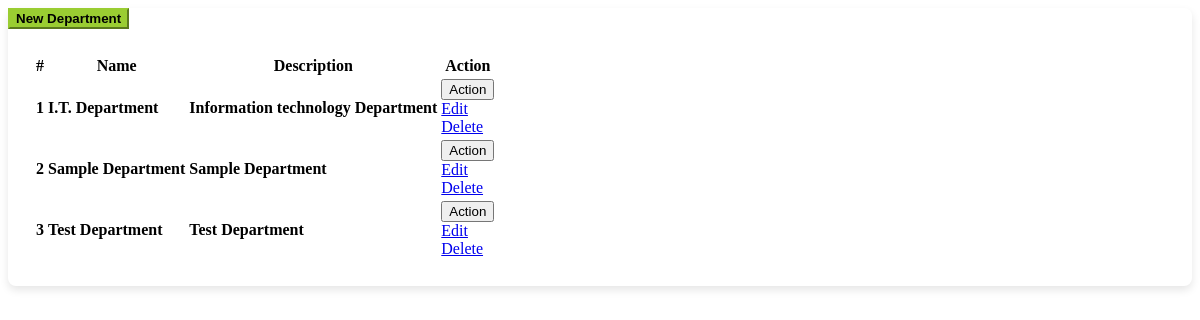
Screenshot of /department_list.php with the database file from the repository.
### tables this page shows
CREATE TABLE `departments` (
  `id` int(30) NOT NULL,
  `name` text NOT NULL,
  `description` text NOT NULL,
  `date_created` datetime NOT NULL DEFAULT current_timestamp()
);

### department_list.php (the view, shortened to what this page needs)
<?php include'db_connect.php' ?>
<div class="col-lg-12">
	<div class="card card-outline card-primary">
		<div class="card-header">
			<div class="card-tools">
				<button class="btn btn-sm btn-primary btn-block" type='button' id="new_department"><i class="fa fa-plus"></i> New Department</button>
			</div>
		</div>
		<div class="card-body">
			<table class="table tabe-hover table-bordered" id="list">
				<thead>
					<tr>
						<th>#</th>
						<th>Name</th>
						<th>Description</th>
						<th>Action</th>
					</tr>
				</thead>
				<tbody>
					<?php
					$i = 1;
					$qry = $conn->query("SELECT * FROM departments order by  name asc");
					while($row= $qry->fetch_assoc()):
					?>
					<tr>
						<th class="text-center"><?php echo $i++ ?></th>
						<td><b><?php echo ucwords($row['name']) ?></b></td>
						<td><b><?php echo $row['description'] ?></b></td>
						<td class="text-center ">
							<button type="button" class="btn btn-default dropdown-toggle" data-toggle="dropdown" aria-expanded="true">
		                      Action
		                    </button>
		                    <div class="dropdown-menu" style="">
		                      <a class="dropdown-item edit_department" href="javascript:void(0)" data-id="<?php echo $row['id'] ?>">Edit</a>
		                      <a class="dropdown-item delete_department" href="javascript:void(0)" data-id="<?php echo $row['id'] ?>">Delete</a>
		                    </div>
						</td>
					</tr>
				<?php endwhile; ?>
				</tbody>
			</table>
		</div>
	</div>
</div>

### department_list.php (style rules this page uses)
.card { border-radius: 8px; box-shadow: 0 4px 8px rgba(0,0,0,0.1); border: none; }
.card-body { padding: 25px; }
.btn-primary { background-color: #9ACD32 !important; border-color: #9ACD32 !important; color: #000 !important; font-weight: 600; }

### rows the page displays
departments: name "I.T. Department", description "Information technology Department"
departments: name "Sample Department", description "Sample Department"
departments: name "Test Department", description "Test Department"
